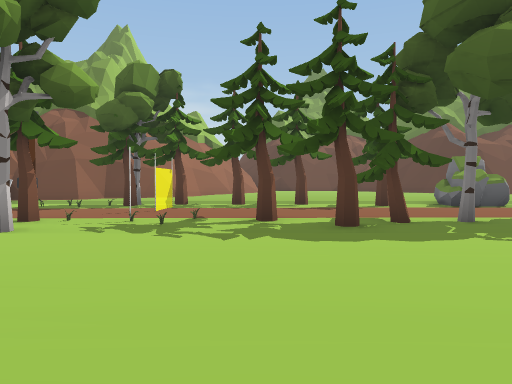
View 1 (above)

24 first-person views from a walk through a Unity game level. The camera is 1.3 m above the floor, tilts 2° down and sees 70° across. The floor is counted in squares, 2 m on a side. Each view is taken from the middle of a square. On the plan, view 1 faces up. The plan holds only what a view shows up to about 11 squares ahead; the rest is blank. The place goes on beyond the plan. The player is left out. Some animated figures are not drawn. Some surface patterns are stand-ins.

View 2
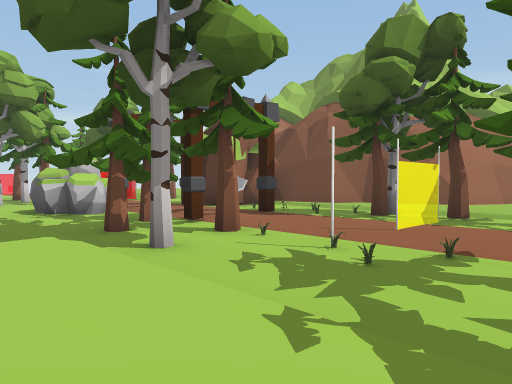

View 3
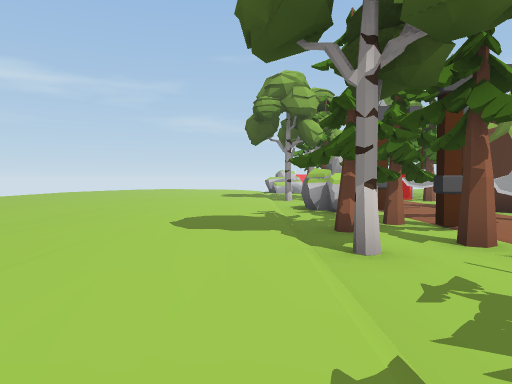

View 4
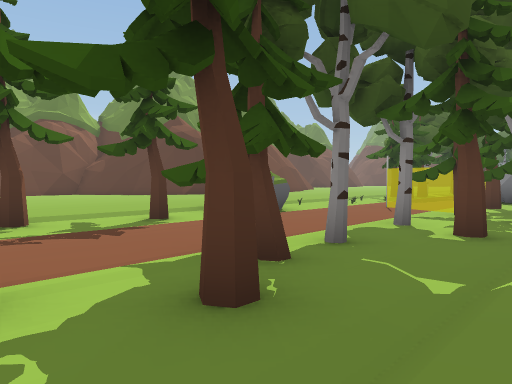

View 5
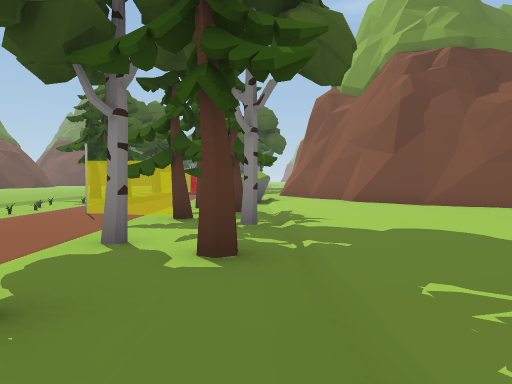

View 6
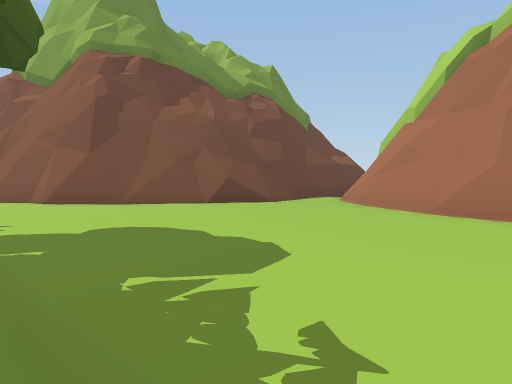

View 7
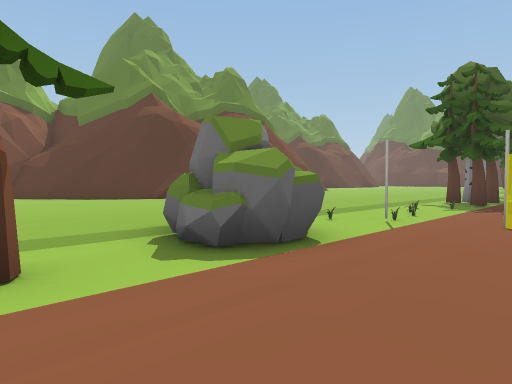

View 8
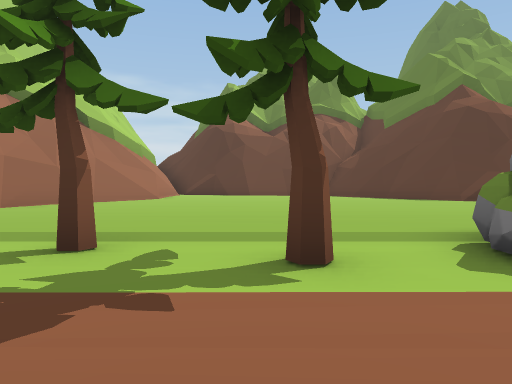

View 9
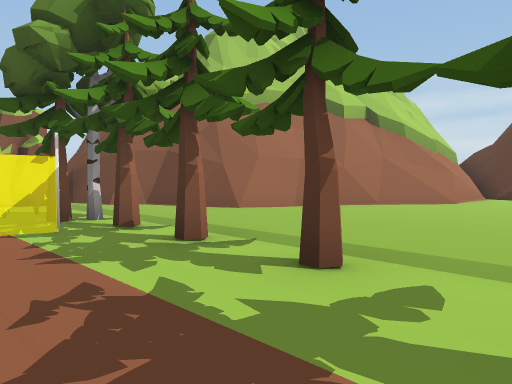

View 10
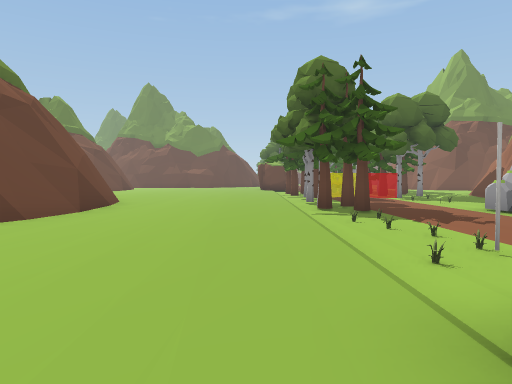

View 11
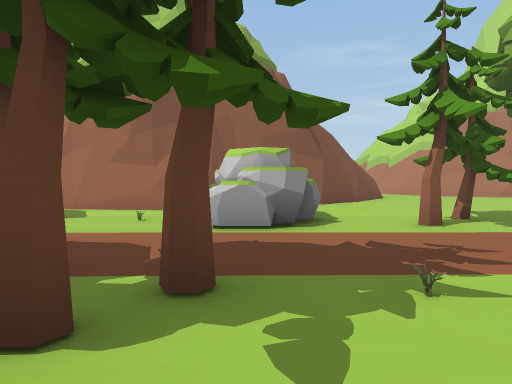

View 12
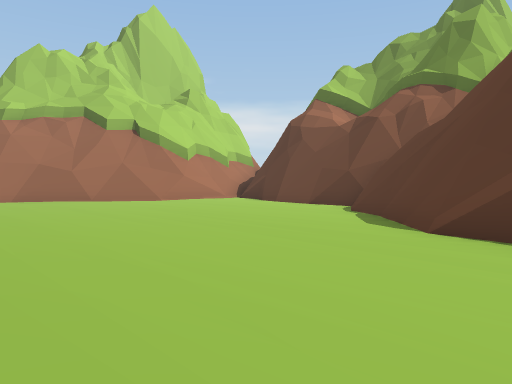

View 13
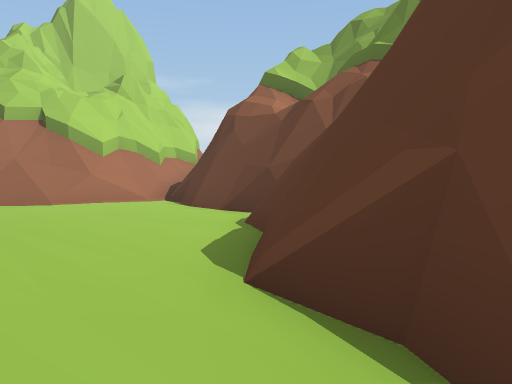

View 14
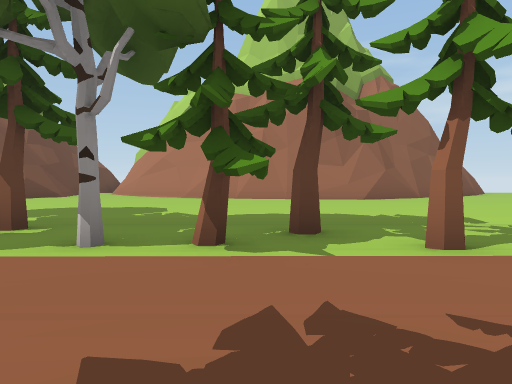

View 15
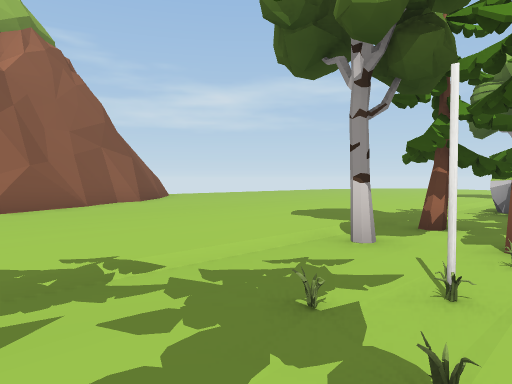

View 16
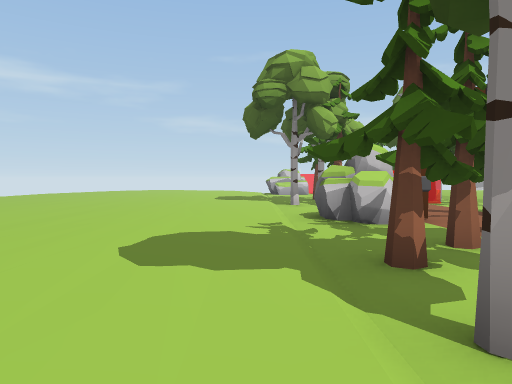

View 17
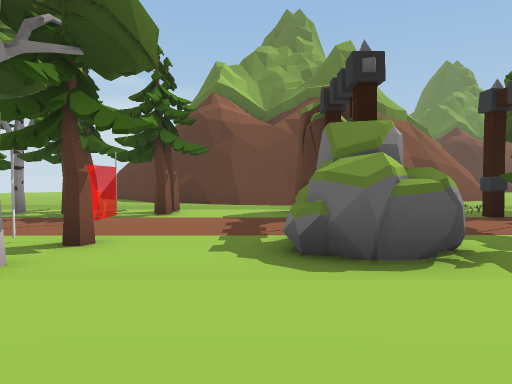

View 18
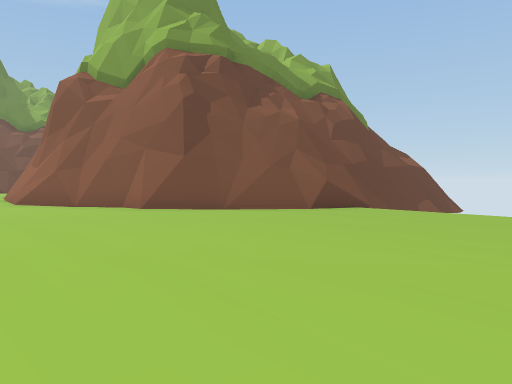

View 19
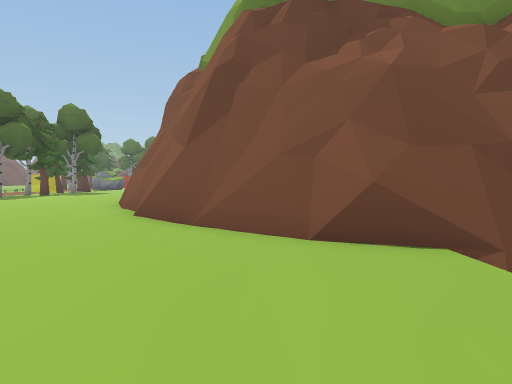

View 20
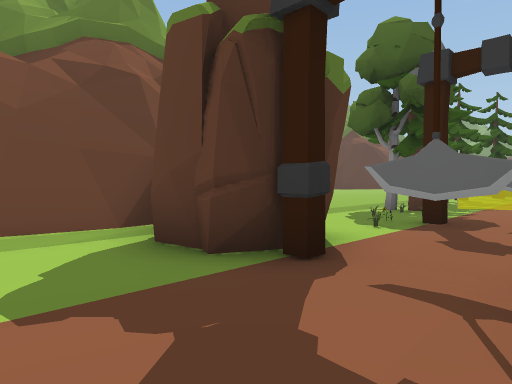

View 21
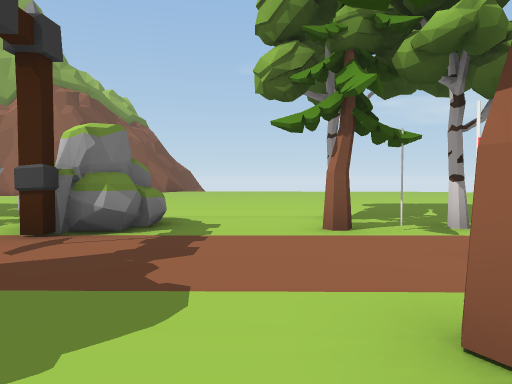

View 22
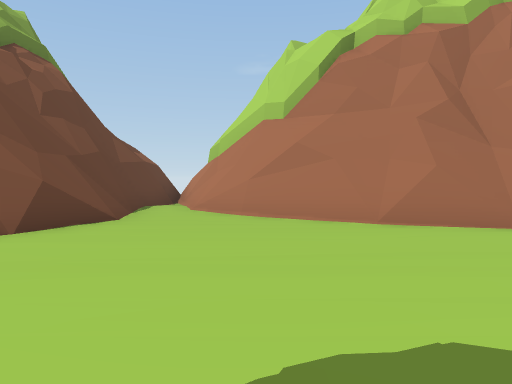

View 23
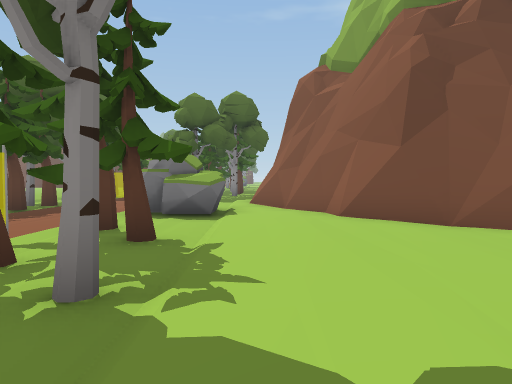

View 24
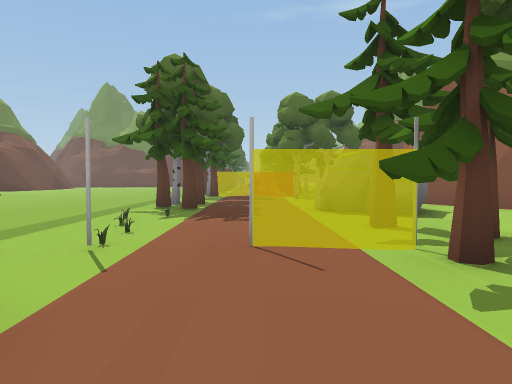

### Floor plan
Key: @ floor where view 1 was taken; # wall or solid block; . main floor; - floor 0.25 m lower than the main floor; / step, stairs or slope; = window, fence, low wall or low ledge; T tree; R rock; C white cylinder; O other object.
Columns run from 13 left of view 1 to 16 right of it. Each row starts with its distance up from view 1.
 21             ######
 20             #=..####
 19             ##.....###
 18             #=.......#
 17            ##........###
 16            #...........######.
 15           ##..................
 14          ##...................
 13        ####...................
 12 =#######......................
 11  T---O/////T///////R//////////
 10 OT--OO-OOOTCTTT-T-RRROCOOOTTT-
  9 O----O-OO-- ..........O.......
  8 C--.....O..C..........C.......
  7 ----R--T---OO--T-----T--------
  6 CT--RR-T-TOC-TT--T-T-TTT--RRO.
  5 -T--R---TT-O------T-T-C--RR --
  4 .........................../##
  3 ..........................####
  2 ........................###
  1 .......................##
  0 .............@........##
 -1 ..........#######.....#
 -2 .........##     ###...#
 -3 ........##        ##..#
 -4   .....##          ##.#
 -5   ....##            #.#
 -6      /#             ###
 -7       #

Positions as (right, up) in squares from view 1, and headings:
1: (0, 0), facing up
2: (0, 3), facing up-left
3: (0, 4), facing left
4: (0, 4), facing up-right
5: (2, 5), facing right
6: (2, 5), facing down-right
7: (3, 7), facing up-right
8: (3, 7), facing up
9: (3, 8), facing up-left
10: (5, 12), facing right
11: (13, 12), facing down
12: (10, 12), facing up-left
13: (10, 15), facing up-left
14: (2, 10), facing down
15: (0, 7), facing down-left
16: (-2, 4), facing left
17: (-10, 2), facing up
18: (-12, 2), facing down-right
19: (-11, -4), facing right
20: (-11, 7), facing up-right
21: (-11, 11), facing down
22: (6, 4), facing down
23: (5, 4), facing right
24: (5, 8), facing right
